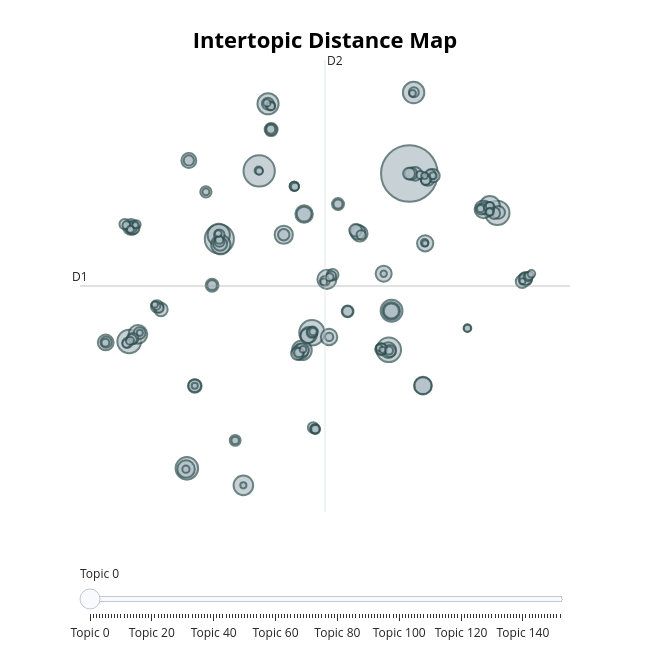

Write notebook code for a chart like this one.
### Code cell
# Optional: visualize
fig_topic_distance_map = topic_model.visualize_topics()
fig_topic_distance_map

### Figure 1 — Plotly figure (JSON) as saved in the notebook; plotly's stock layout.template omitted (floating-point values rounded to 4 significant figures; data arrays with more than 128 entries replaced by an {"elided": "..."} marker saying what was removed)
{"data": [{"customdata": {"elided": "153x3 mixed values"}, "hovertemplate": "<b>Topic %{customdata[0]}</b><br>%{customdata[1]}<br>Size: %{customdata[2]}", "legendgroup": "", "marker": {"color": "#B0BEC5", "line": {"color": "DarkSlateGrey", "width": 2}, "size": {"elided": "153 int values"}, "sizemode": "area", "sizeref": 0.5312, "symbol": "circle"}, "mode": "markers", "name": "", "orientation": "v", "showlegend": false, "type": "scatter", "x": {"elided": "153 float values"}, "xaxis": "x", "y": {"elided": "153 float values"}, "yaxis": "y"}], "layout": {"annotations": [{"showarrow": false, "text": "D1", "x": -12.65, "y": 1.753, "yshift": 10}, {"showarrow": false, "text": "D2", "x": 3.273, "xshift": 10, "y": 20.07}], "height": 650, "hoverlabel": {"bgcolor": "white", "font": {"family": "Rockwell", "size": 16}}, "legend": {"itemsizing": "constant", "tracegroupgap": 0}, "margin": {"t": 60}, "shapes": [{"line": {"color": "#CFD8DC", "width": 2}, "type": "line", "x0": 3.273, "x1": 3.273, "y0": -16.56, "y1": 20.07}, {"line": {"color": "#9E9E9E", "width": 2}, "type": "line", "x0": -12.65, "x1": 19.19, "y0": 1.753, "y1": 1.753}], "sliders": [{"active": 0, "pad": {"t": 50}, "steps": [{"args": [{"marker.color": {"elided": "1x153 str values"}}], "label": "Topic 0", "method": "update"}, {"args": [{"marker.color": {"elided": "1x153 str values"}}], "label": "Topic 1", "method": "update"}, {"args": [{"marker.color": {"elided": "1x153 str values"}}], "label": "Topic 2", "method": "update"}, {"args": [{"marker.color": {"elided": "1x153 str values"}}], "label": "Topic 3", "method": "update"}, {"args": [{"marker.color": {"elided": "1x153 str values"}}], "label": "Topic 4", "method": "update"}, {"args": [{"marker.color": {"elided": "1x153 str values"}}], "label": "Topic 5", "method": "update"}, {"args": [{"marker.color": {"elided": "1x153 str values"}}], "label": "Topic 6", "method": "update"}, {"args": [{"marker.color": {"elided": "1x153 str values"}}], "label": "Topic 7", "method": "update"}, {"args": [{"marker.color": {"elided": "1x153 str values"}}], "label": "Topic 8", "method": "update"}, {"args": [{"marker.color": {"elided": "1x153 str values"}}], "label": "Topic 9", "method": "update"}, {"args": [{"marker.color": {"elided": "1x153 str values"}}], "label": "Topic 10", "method": "update"}, {"args": [{"marker.color": {"elided": "1x153 str values"}}], "label": "Topic 11", "method": "update"}, {"args": [{"marker.color": {"elided": "1x153 str values"}}], "label": "Topic 12", "method": "update"}, {"args": [{"marker.color": {"elided": "1x153 str values"}}], "label": "Topic 13", "method": "update"}, {"args": [{"marker.color": {"elided": "1x153 str values"}}], "label": "Topic 14", "method": "update"}, {"args": [{"marker.color": {"elided": "1x153 str values"}}], "label": "Topic 15", "method": "update"}, {"args": [{"marker.color": {"elided": "1x153 str values"}}], "label": "Topic 16", "method": "update"}, {"args": [{"marker.color": {"elided": "1x153 str values"}}], "label": "Topic 17", "method": "update"}, {"args": [{"marker.color": {"elided": "1x153 str values"}}], "label": "Topic 18", "method": "update"}, {"args": [{"marker.color": {"elided": "1x153 str values"}}], "label": "Topic 19", "method": "update"}, {"args": [{"marker.color": {"elided": "1x153 str values"}}], "label": "Topic 20", "method": "update"}, {"args": [{"marker.color": {"elided": "1x153 str values"}}], "label": "Topic 21", "method": "update"}, {"args": [{"marker.color": {"elided": "1x153 str values"}}], "label": "Topic 22", "method": "update"}, {"args": [{"marker.color": {"elided": "1x153 str values"}}], "label": "Topic 23", "method": "update"}, {"args": [{"marker.color": {"elided": "1x153 str values"}}], "label": "Topic 24", "method": "update"}, {"args": [{"marker.color": {"elided": "1x153 str values"}}], "label": "Topic 25", "method": "update"}, {"args": [{"marker.color": {"elided": "1x153 str values"}}], "label": "Topic 26", "method": "update"}, {"args": [{"marker.color": {"elided": "1x153 str values"}}], "label": "Topic 27", "method": "update"}, {"args": [{"marker.color": {"elided": "1x153 str values"}}], "label": "Topic 28", "method": "update"}, {"args": [{"marker.color": {"elided": "1x153 str values"}}], "label": "Topic 29", "method": "update"}, {"args": [{"marker.color": {"elided": "1x153 str values"}}], "label": "Topic 30", "method": "update"}, {"args": [{"marker.color": {"elided": "1x153 str values"}}], "label": "Topic 31", "method": "update"}, {"args": [{"marker.color": {"elided": "1x153 str values"}}], "label": "Topic 32", "method": "update"}, {"args": [{"marker.color": {"elided": "1x153 str values"}}], "label": "Topic 33", "method": "update"}, {"args": [{"marker.color": {"elided": "1x153 str values"}}], "label": "Topic 34", "method": "update"}, {"args": [{"marker.color": {"elided": "1x153 str values"}}], "label": "Topic 35", "method": "update"}, {"args": [{"marker.color": {"elided": "1x153 str values"}}], "label": "Topic 36", "method": "update"}, {"args": [{"marker.color": {"elided": "1x153 str values"}}], "label": "Topic 37", "method": "update"}, {"args": [{"marker.color": {"elided": "1x153 str values"}}], "label": "Topic 38", "method": "update"}, {"args": [{"marker.color": {"elided": "1x153 str values"}}], "label": "Topic 39", "method": "update"}, {"args": [{"marker.color": {"elided": "1x153 str values"}}], "label": "Topic 40", "method": "update"}, {"args": [{"marker.color": {"elided": "1x153 str values"}}], "label": "Topic 41", "method": "update"}, {"args": [{"marker.color": {"elided": "1x153 str values"}}], "label": "Topic 42", "method": "update"}, {"args": [{"marker.color": {"elided": "1x153 str values"}}], "label": "Topic 43", "method": "update"}, {"args": [{"marker.color": {"elided": "1x153 str values"}}], "label": "Topic 44", "method": "update"}, {"args": [{"marker.color": {"elided": "1x153 str values"}}], "label": "Topic 45", "method": "update"}, {"args": [{"marker.color": {"elided": "1x153 str values"}}], "label": "Topic 46", "method": "update"}, {"args": [{"marker.color": {"elided": "1x153 str values"}}], "label": "Topic 47", "method": "update"}, {"args": [{"marker.color": {"elided": "1x153 str values"}}], "label": "Topic 48", "method": "update"}, {"args": [{"marker.color": {"elided": "1x153 str values"}}], "label": "Topic 49", "method": "update"}, {"args": [{"marker.color": {"elided": "1x153 str values"}}], "label": "Topic 50", "method": "update"}, {"args": [{"marker.color": {"elided": "1x153 str values"}}], "label": "Topic 51", "method": "update"}, {"args": [{"marker.color": {"elided": "1x153 str values"}}], "label": "Topic 52", "method": "update"}, {"args": [{"marker.color": {"elided": "1x153 str values"}}], "label": "Topic 53", "method": "update"}, {"args": [{"marker.color": {"elided": "1x153 str values"}}], "label": "Topic 54", "method": "update"}, {"args": [{"marker.color": {"elided": "1x153 str values"}}], "label": "Topic 55", "method": "update"}, {"args": [{"marker.color": {"elided": "1x153 str values"}}], "label": "Topic 56", "method": "update"}, {"args": [{"marker.color": {"elided": "1x153 str values"}}], "label": "Topic 57", "method": "update"}, {"args": [{"marker.color": {"elided": "1x153 str values"}}], "label": "Topic 58", "method": "update"}, {"args": [{"marker.color": {"elided": "1x153 str values"}}], "label": "Topic 59", "method": "update"}, {"args": [{"marker.color": {"elided": "1x153 str values"}}], "label": "Topic 60", "method": "update"}, {"args": [{"marker.color": {"elided": "1x153 str values"}}], "label": "Topic 61", "method": "update"}, {"args": [{"marker.color": {"elided": "1x153 str values"}}], "label": "Topic 62", "method": "update"}, {"args": [{"marker.color": {"elided": "1x153 str values"}}], "label": "Topic 63", "method": "update"}, {"args": [{"marker.color": {"elided": "1x153 str values"}}], "label": "Topic 64", "method": "update"}, {"args": [{"marker.color": {"elided": "1x153 str values"}}], "label": "Topic 65", "method": "update"}, {"args": [{"marker.color": {"elided": "1x153 str values"}}], "label": "Topic 66", "method": "update"}, {"args": [{"marker.color": {"elided": "1x153 str values"}}], "label": "Topic 67", "method": "update"}, {"args": [{"marker.color": {"elided": "1x153 str values"}}], "label": "Topic 68", "method": "update"}, {"args": [{"marker.color": {"elided": "1x153 str values"}}], "label": "Topic 69", "method": "update"}, {"args": [{"marker.color": {"elided": "1x153 str values"}}], "label": "Topic 70", "method": "update"}, {"args": [{"marker.color": {"elided": "1x153 str values"}}], "label": "Topic 71", "method": "update"}, {"args": [{"marker.color": {"elided": "1x153 str values"}}], "label": "Topic 72", "method": "update"}, {"args": [{"marker.color": {"elided": "1x153 str values"}}], "label": "Topic 73", "method": "update"}, {"args": [{"marker.color": {"elided": "1x153 str values"}}], "label": "Topic 74", "method": "update"}, {"args": [{"marker.color": {"elided": "1x153 str values"}}], "label": "Topic 75", "method": "update"}, {"args": [{"marker.color": {"elided": "1x153 str values"}}], "label": "Topic 76", "method": "update"}, {"args": [{"marker.color": {"elided": "1x153 str values"}}], "label": "Topic 77", "method": "update"}, {"args": [{"marker.color": {"elided": "1x153 str values"}}], "label": "Topic 78", "method": "update"}, {"args": [{"marker.color": {"elided": "1x153 str values"}}], "label": "Topic 79", "method": "update"}, {"args": [{"marker.color": {"elided": "1x153 str values"}}], "label": "Topic 80", "method": "update"}, {"args": [{"marker.color": {"elided": "1x153 str values"}}], "label": "Topic 81", "method": "update"}, {"args": [{"marker.color": {"elided": "1x153 str values"}}], "label": "Topic 82", "method": "update"}, {"args": [{"marker.color": {"elided": "1x153 str values"}}], "label": "Topic 83", "method": "update"}, {"args": [{"marker.color": {"elided": "1x153 str values"}}], "label": "Topic 84", "method": "update"}, {"args": [{"marker.color": {"elided": "1x153 str values"}}], "label": "Topic 85", "method": "update"}, {"args": [{"marker.color": {"elided": "1x153 str values"}}], "label": "Topic 86", "method": "update"}, {"args": [{"marker.color": {"elided": "1x153 str values"}}], "label": "Topic 87", "method": "update"}, {"args": [{"marker.color": {"elided": "1x153 str values"}}], "label": "Topic 88", "method": "update"}, {"args": [{"marker.color": {"elided": "1x153 str values"}}], "label": "Topic 89", "method": "update"}, {"args": [{"marker.color": {"elided": "1x153 str values"}}], "label": "Topic 90", "method": "update"}, {"args": [{"marker.color": {"elided": "1x153 str values"}}], "label": "Topic 91", "method": "update"}, {"args": [{"marker.color": {"elided": "1x153 str values"}}], "label": "Topic 92", "method": "update"}, {"args": [{"marker.color": {"elided": "1x153 str values"}}], "label": "Topic 93", "method": "update"}, {"args": [{"marker.color": {"elided": "1x153 str values"}}], "label": "Topic 94", "method": "update"}, {"args": [{"marker.color": {"elided": "1x153 str values"}}], "label": "Topic 95", "method": "update"}, {"args": [{"marker.color": {"elided": "1x153 str values"}}], "label": "Topic 96", "method": "update"}, {"args": [{"marker.color": {"elided": "1x153 str values"}}], "label": "Topic 97", "method": "update"}, {"args": [{"marker.color": {"elided": "1x153 str values"}}], "label": "Topic 98", "method": "update"}, {"args": [{"marker.color": {"elided": "1x153 str values"}}], "label": "Topic 99", "method": "update"}, {"args": [{"marker.color": {"elided": "1x153 str values"}}], "label": "Topic 100", "method": "update"}, {"args": [{"marker.color": {"elided": "1x153 str values"}}], "label": "Topic 101", "method": "update"}, {"args": [{"marker.color": {"elided": "1x153 str values"}}], "label": "Topic 102", "method": "update"}, {"args": [{"marker.color": {"elided": "1x153 str values"}}], "label": "Topic 103", "method": "update"}, {"args": [{"marker.color": {"elided": "1x153 str values"}}], "label": "Topic 104", "method": "update"}, {"args": [{"marker.color": {"elided": "1x153 str values"}}], "label": "Topic 105", "method": "update"}, {"args": [{"marker.color": {"elided": "1x153 str values"}}], "label": "Topic 106", "method": "update"}, {"args": [{"marker.color": {"elided": "1x153 str values"}}], "label": "Topic 107", "method": "update"}, {"args": [{"marker.color": {"elided": "1x153 str values"}}], "label": "Topic 108", "method": "update"}, {"args": [{"marker.color": {"elided": "1x153 str values"}}], "label": "Topic 109", "method": "update"}, {"args": [{"marker.color": {"elided": "1x153 str values"}}], "label": "Topic 110", "method": "update"}, {"args": [{"marker.color": {"elided": "1x153 str values"}}], "label": "Topic 111", "method": "update"}, {"args": [{"marker.color": {"elided": "1x153 str values"}}], "label": "Topic 112", "method": "update"}, {"args": [{"marker.color": {"elided": "1x153 str values"}}], "label": "Topic 113", "method": "update"}, {"args": [{"marker.color": {"elided": "1x153 str values"}}], "label": "Topic 114", "method": "update"}, {"args": [{"marker.color": {"elided": "1x153 str values"}}], "label": "Topic 115", "method": "update"}, {"args": [{"marker.color": {"elided": "1x153 str values"}}], "label": "Topic 116", "method": "update"}, {"args": [{"marker.color": {"elided": "1x153 str values"}}], "label": "Topic 117", "method": "update"}, {"args": [{"marker.color": {"elided": "1x153 str values"}}], "label": "Topic 118", "method": "update"}, {"args": [{"marker.color": {"elided": "1x153 str values"}}], "label": "Topic 119", "method": "update"}, {"args": [{"marker.color": {"elided": "1x153 str values"}}], "label": "Topic 120", "method": "update"}, {"args": [{"marker.color": {"elided": "1x153 str values"}}], "label": "Topic 121", "method": "update"}, {"args": [{"marker.color": {"elided": "1x153 str values"}}], "label": "Topic 122", "method": "update"}, {"args": [{"marker.color": {"elided": "1x153 str values"}}], "label": "Topic 123", "method": "update"}, {"args": [{"marker.color": {"elided": "1x153 str values"}}], "label": "Topic 124", "method": "update"}, {"args": [{"marker.color": {"elided": "1x153 str values"}}], "label": "Topic 125", "method": "update"}, {"args": [{"marker.color": {"elided": "1x153 str values"}}], "label": "Topic 126", "method": "update"}, {"args": [{"marker.color": {"elided": "1x153 str values"}}], "label": "Topic 127", "method": "update"}, {"args": [{"marker.color": {"elided": "1x153 str values"}}], "label": "Topic 128", "method": "update"}, {"args": [{"marker.color": {"elided": "1x153 str values"}}], "label": "Topic 129", "method": "update"}, {"args": [{"marker.color": {"elided": "1x153 str values"}}], "label": "Topic 130", "method": "update"}, {"args": [{"marker.color": {"elided": "1x153 str values"}}], "label": "Topic 131", "method": "update"}, {"args": [{"marker.color": {"elided": "1x153 str values"}}], "label": "Topic 132", "method": "update"}, {"args": [{"marker.color": {"elided": "1x153 str values"}}], "label": "Topic 133", "method": "update"}, {"args": [{"marker.color": {"elided": "1x153 str values"}}], "label": "Topic 134", "method": "update"}, {"args": [{"marker.color": {"elided": "1x153 str values"}}], "label": "Topic 135", "method": "update"}, {"args": [{"marker.color": {"elided": "1x153 str values"}}], "label": "Topic 136", "method": "update"}, {"args": [{"marker.color": {"elided": "1x153 str values"}}], "label": "Topic 137", "method": "update"}, {"args": [{"marker.color": {"elided": "1x153 str values"}}], "label": "Topic 138", "method": "update"}, {"args": [{"marker.color": {"elided": "1x153 str values"}}], "label": "Topic 139", "method": "update"}, {"args": [{"marker.color": {"elided": "1x153 str values"}}], "label": "Topic 140", "method": "update"}, {"args": [{"marker.color": {"elided": "1x153 str values"}}], "label": "Topic 141", "method": "update"}, {"args": [{"marker.color": {"elided": "1x153 str values"}}], "label": "Topic 142", "method": "update"}, {"args": [{"marker.color": {"elided": "1x153 str values"}}], "label": "Topic 143", "method": "update"}, {"args": [{"marker.color": {"elided": "1x153 str values"}}], "label": "Topic 144", "method": "update"}, {"args": [{"marker.color": {"elided": "1x153 str values"}}], "label": "Topic 145", "method": "update"}, {"args": [{"marker.color": {"elided": "1x153 str values"}}], "label": "Topic 146", "method": "update"}, {"args": [{"marker.color": {"elided": "1x153 str values"}}], "label": "Topic 147", "method": "update"}, {"args": [{"marker.color": {"elided": "1x153 str values"}}], "label": "Topic 148", "method": "update"}, {"args": [{"marker.color": {"elided": "1x153 str values"}}], "label": "Topic 149", "method": "update"}, {"args": [{"marker.color": {"elided": "1x153 str values"}}], "label": "Topic 150", "method": "update"}, {"args": [{"marker.color": {"elided": "1x153 str values"}}], "label": "Topic 151", "method": "update"}, {"args": [{"marker.color": {"elided": "1x153 str values"}}], "label": "Topic 152", "method": "update"}]}], "title": {"font": {"color": "Black", "size": 22}, "text": "<b>Intertopic Distance Map</b>", "x": 0.5, "xanchor": "center", "y": 0.95, "yanchor": "top"}, "width": 650, "xaxis": {"anchor": "y", "domain": [0, 1], "range": [-12.65, 19.19], "title": {"text": ""}, "visible": false}, "yaxis": {"anchor": "x", "domain": [0, 1], "range": [-16.56, 20.07], "title": {"text": ""}, "visible": false}}}
